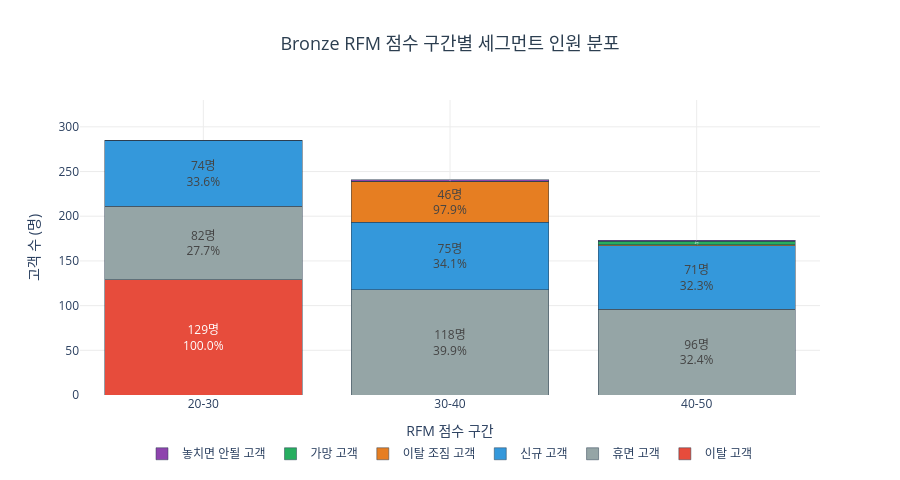

Notebook code cell kept with this figure:
### Code cell
seg_totals = h41_seg.groupby('세그먼트')['고객수'].sum()

fig = go.Figure()

seg_order = ['이탈 고객', '휴면 고객', '신규 고객', '이탈 조짐 고객', '가망 고객', '놓치면 안될 고객']
bands = ['20-30', '30-40', '40-50']

for seg in seg_order:
    sub = h41_seg[h41_seg['세그먼트'] == seg].copy()
    sub['점수구간'] = sub['점수구간'].astype(str)
    counts = sub.set_index('점수구간')['고객수'].reindex(bands, fill_value=0)
    seg_total = seg_totals.get(seg, 1)
    text = [
        f"{int(v)}명<br>{v / seg_total * 100:.1f}%" if v >= 5 else (f"{int(v)}명" if v > 0 else '')
        for v in counts.values
    ]
    fig.add_trace(go.Bar(
        x=bands,
        y=counts.values,
        name=seg,
        marker=dict(color=seg_color.get(seg, '#cccccc'), line=dict(color='#2c3e50', width=0.5)),
        text=text,
        textposition='inside',
        insidetextanchor='middle',
    ))

fig.update_layout(
    title=dict(
        text='Bronze RFM 점수 구간별 세그먼트 인원 분포',
        font=dict(size=18, color='#2c3e50'), x=0.5, xanchor='center'
    ),
    barmode='stack',
    plot_bgcolor='white',
    height=480,
    xaxis=dict(title='RFM 점수 구간', gridcolor='#ececec'),
    yaxis=dict(title='고객 수 (명)', gridcolor='#ececec', range=[0, 330]),
    legend=dict(orientation='h', yanchor='top', y=-0.15, xanchor='center', x=0.5)
)
fig.show()

### Figure 1 — Plotly figure (JSON) as saved in the notebook; plotly's stock layout.template omitted (floating-point values rounded to 4 significant figures)
{"data": [{"insidetextanchor": "middle", "marker": {"color": "#e74c3c", "line": {"color": "#2c3e50", "width": 0.5}}, "name": "이탈 고객", "text": ["129명<br>100.0%", "", ""], "textposition": "inside", "type": "bar", "x": ["20-30", "30-40", "40-50"], "y": [129, 0, 0]}, {"insidetextanchor": "middle", "marker": {"color": "#95a5a6", "line": {"color": "#2c3e50", "width": 0.5}}, "name": "휴면 고객", "text": ["82명<br>27.7%", "118명<br>39.9%", "96명<br>32.4%"], "textposition": "inside", "type": "bar", "x": ["20-30", "30-40", "40-50"], "y": [82, 118, 96]}, {"insidetextanchor": "middle", "marker": {"color": "#3498db", "line": {"color": "#2c3e50", "width": 0.5}}, "name": "신규 고객", "text": ["74명<br>33.6%", "75명<br>34.1%", "71명<br>32.3%"], "textposition": "inside", "type": "bar", "x": ["20-30", "30-40", "40-50"], "y": [74, 75, 71]}, {"insidetextanchor": "middle", "marker": {"color": "#e67e22", "line": {"color": "#2c3e50", "width": 0.5}}, "name": "이탈 조짐 고객", "text": ["", "46명<br>97.9%", "1명"], "textposition": "inside", "type": "bar", "x": ["20-30", "30-40", "40-50"], "y": [0, 46, 1]}, {"insidetextanchor": "middle", "marker": {"color": "#27ae60", "line": {"color": "#2c3e50", "width": 0.5}}, "name": "가망 고객", "text": ["", "", "4명"], "textposition": "inside", "type": "bar", "x": ["20-30", "30-40", "40-50"], "y": [0, 0, 4]}, {"insidetextanchor": "middle", "marker": {"color": "#8e44ad", "line": {"color": "#2c3e50", "width": 0.5}}, "name": "놓치면 안될 고객", "text": ["", "2명", "1명"], "textposition": "inside", "type": "bar", "x": ["20-30", "30-40", "40-50"], "y": [0, 2, 1]}], "layout": {"barmode": "stack", "height": 480, "legend": {"orientation": "h", "x": 0.5, "xanchor": "center", "y": -0.15, "yanchor": "top"}, "plot_bgcolor": "white", "title": {"font": {"color": "#2c3e50", "size": 18}, "text": "Bronze RFM 점수 구간별 세그먼트 인원 분포", "x": 0.5, "xanchor": "center"}, "xaxis": {"gridcolor": "#ececec", "title": {"text": "RFM 점수 구간"}}, "yaxis": {"gridcolor": "#ececec", "range": [0, 330], "title": {"text": "고객 수 (명)"}}}}
